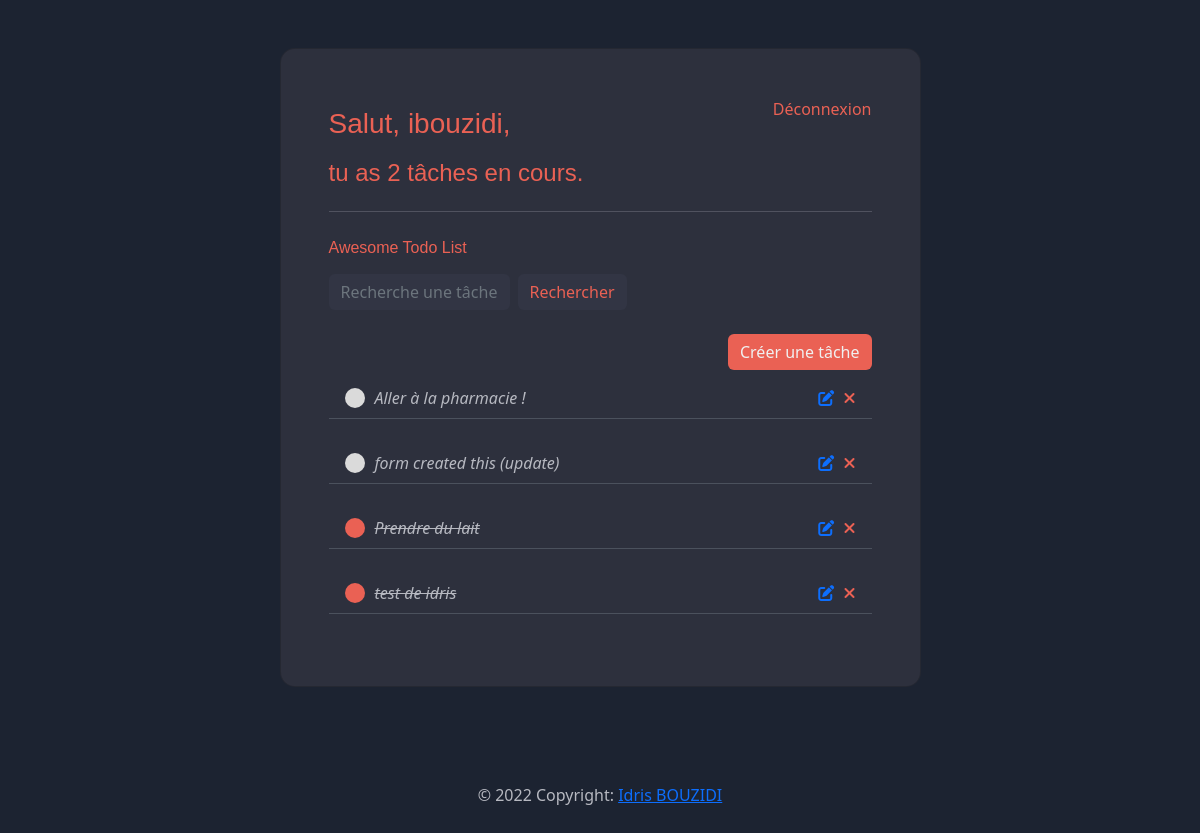
The app's page / (signed in), older data.
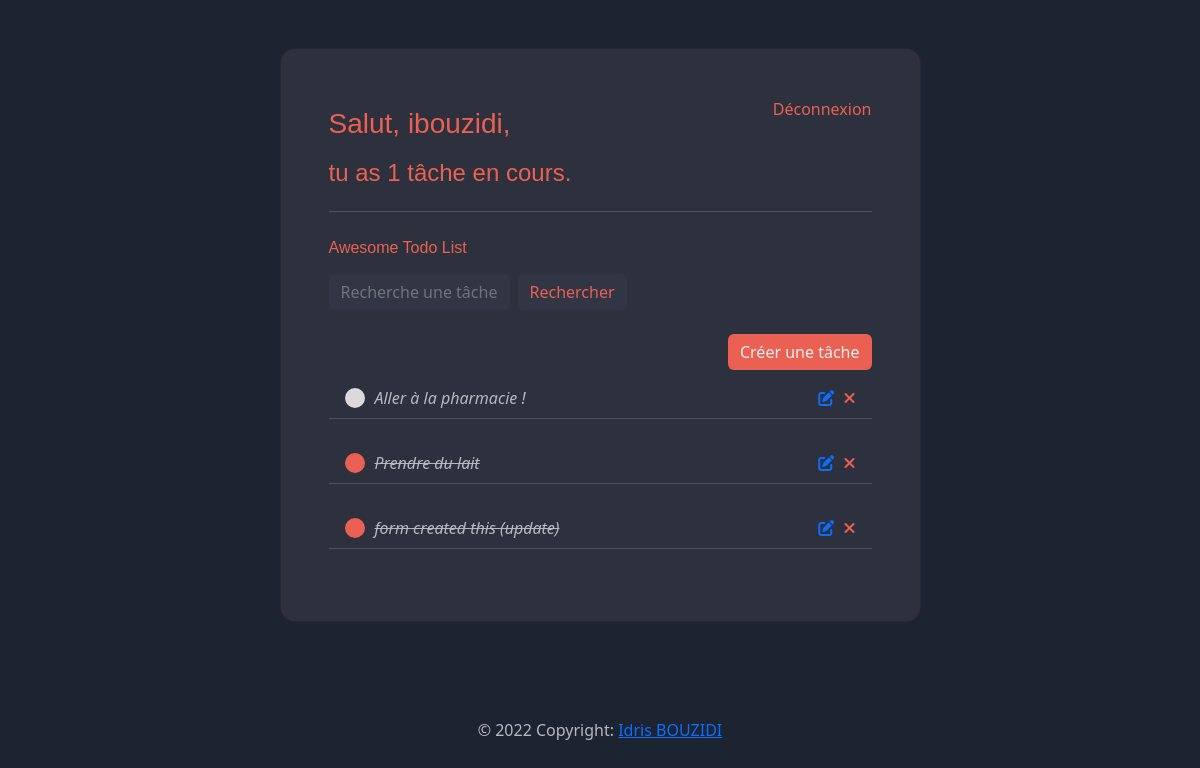
The same page, newer data.
### app/models.py (models this page shows, shortened)
class Task(models.Model):
    user = models.ForeignKey(User,
                             on_delete=models.CASCADE, null=True, blank=True)
    title = models.CharField(max_length=200)
    description = models.TextField(null=True, blank=True)
    complete = models.BooleanField(default=False)
    create = models.DateTimeField(auto_now_add=True)
    class Meta:
        ordering = ['complete']

### app/views.py (the view)
# urls.py: path('', TaskList.as_view(), name='tasks'),
class TaskList(LoginRequiredMixin, ListView):
    model = Task
    context_object_name = 'tasks'
    def get_context_data(self, **kwargs):
        context = super().get_context_data(**kwargs)
        context['tasks'] = context['tasks'].filter(user=self.request.user)
        context['count'] = context['tasks'].filter(complete=False).count()
        search_input = self.request.GET.get('search') or ''
        if search_input:
            context['tasks'] = context['tasks'].filter(
                title__icontains=search_input)
        context['search_input'] = search_input
        return context

### app/templates/app/task_list.html (shortened to what this page needs)
{% extends 'app/base.html' %}
{% block content %}
    <div class="header">
        <div>
            {% if request.user.is_authenticated %}
                <h3>Salut, {{ request.user }}, </h3>
                <h4>tu as {{  count }} tâche{{ count|pluralize:"s" }} en cours.</h4>
            {% endif %}
        </div>
        {% if request.user.is_authenticated %}
            <a href="{% url 'logout' %}">Déconnexion</a>
        {% else %}
            <a href="{% url 'login' %}">Connexion</a>
        {% endif %}
    </div>
    <hr style="color: var(--text-color-grey)">
    <h6 class="mb-3">Awesome Todo List</h6>
    <form method="GET" class="d-flex justify-content-start align-items-center mb-4  search-form">
        <div class="col-md-4 ">
            <input type="text" placeholder="Recherche une tâche" name="search" value="{{ search_input }}" class="form-control">
        </div>
        <input type="submit" class="btn btn-primary mx-2" value="Rechercher">
    </form>
    <div class="add-task-btn d-flex justify-content-end">
        <a href="{% url 'task_create' %}" class="btn btn-primary mb-2">Créer une tâche</a>
    </div>
    <ul class="list-group mb-0">
        {% for task in tasks %}
            <li class="list-group-item d-flex justify-content-between align-items-center border-start-0 border-top-0 border-end-0 border-bottom rounded-0 mb-4">
                <div class="d-flex align-items-center">
                    {% if task.complete %}
                        <div class="task-complete-icon"></div>
                        <i><s><span class="task-title">{{ task.title }}</span></i></s>
                    {% else %}
                        <div class="task-incomplete-icon"></div>
                        <i><span class="task-title">{{ task.title }}</span></i>
                    {% endif %}
                </div>
            <div class="action-task">
                <a href="{% url 'task_update' task.id %}" data-mdb-toggle="tooltip" title="Edit item">
                    <i class="fas fa-edit text-primary"></i>
                </a>
                <a href="{% url 'task_delete' task.id %}" onclick="return confirm('Are you sure you want to delete?');"
                   data-mdb-toggle="tooltip" title="Supprimer cette tâche">
                    <i class="fas fa-times" style="color: var(--text-color-orange)"></i>
                </a>
                </div>
            </li>
        {% empty %}
            <h3>Aucune tâche dans la liste</h3>
        {% endfor %}
{% endblock content %}

Row changes from the older to the newer data that the page shows:
removed Task: title "test de idris"
shown differently, row unchanged: Task "Prendre du lait": moves up the list
changed Task "form created this (update)": complete False → True (drawn)
Text that changed along with them:
{{ count }}: "2" → "1"
